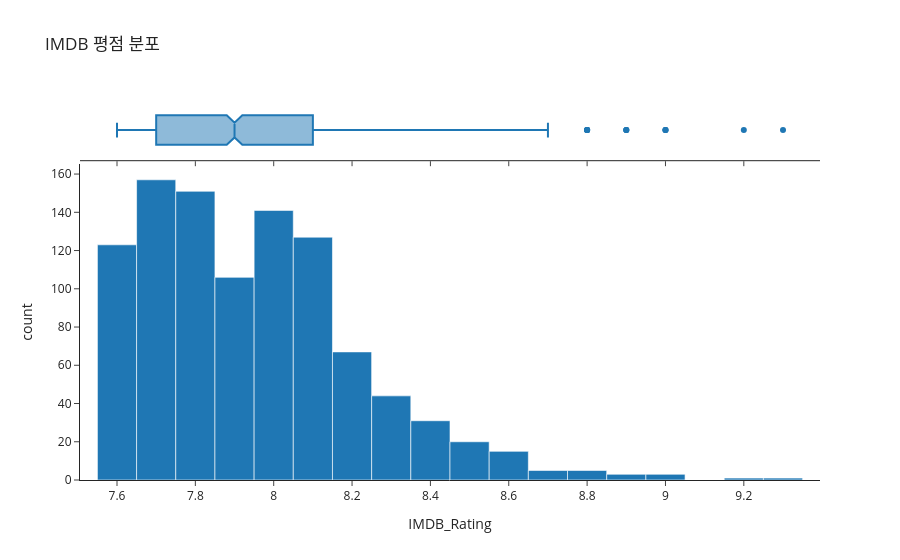

This figure's notebook cell:
### Code cell
fig = px.histogram(
    imdb,
    x='IMDB_Rating',
    nbins=20,
    marginal='box',
    title='IMDB 평점 분포',
    template='simple_white'
)
fig.show()

### Figure 1 — Plotly figure (JSON) as saved in the notebook; plotly's stock layout.template omitted (floating-point values rounded to 4 significant figures; data arrays with more than 128 entries replaced by an {"elided": "..."} marker saying what was removed)
{"data": [{"bingroup": "x", "hovertemplate": "IMDB_Rating=%{x}<br>count=%{y}<extra></extra>", "legendgroup": "", "marker": {"color": "#1F77B4", "pattern": {"shape": ""}}, "name": "", "nbinsx": 20, "orientation": "v", "showlegend": false, "type": "histogram", "x": {"elided": "1000 float values"}, "xaxis": "x", "yaxis": "y"}, {"hovertemplate": "IMDB_Rating=%{x}<extra></extra>", "legendgroup": "", "marker": {"color": "#1F77B4"}, "name": "", "notched": true, "showlegend": false, "type": "box", "x": {"elided": "1000 float values"}, "xaxis": "x2", "yaxis": "y2"}], "layout": {"barmode": "relative", "legend": {"tracegroupgap": 0}, "title": {"text": "IMDB 평점 분포"}, "xaxis": {"anchor": "y", "domain": [0, 1], "title": {"text": "IMDB_Rating"}}, "xaxis2": {"anchor": "y2", "domain": [0, 1], "matches": "x", "showticklabels": false}, "yaxis": {"anchor": "x", "domain": [0, 0.8316], "title": {"text": "count"}}, "yaxis2": {"anchor": "x2", "domain": [0.8416, 1], "matches": "y2", "showline": false, "showticklabels": false, "ticks": ""}}}
